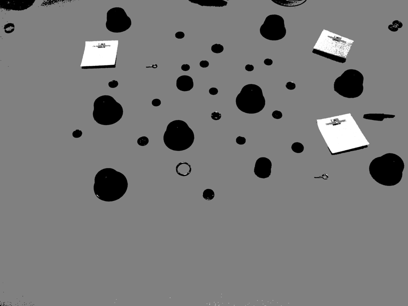
%> input picture P3/material/object.png, 408 x 306 px
$ octave ejercicio3a.m   (GNU Octave 9; MATLAB toolbox functions it lacks are replaced by stand-ins)
%> lines starting %> are read from the running program, lines starting %| are printed output that depends on the picture
### P3/Cierre.m
function [ ima_res ] = Cierre( ima, se )
%APERTURA Summary of this function goes here
%   Detailed explanation goes here
    ima_res = imerode(imdilate(ima, se), se);

end

### P3/Apertura.m
function [ ima_res ] = Apertura( ima, se )
%APERTURA Summary of this function goes here
%   Detailed explanation goes here
    ima_res = imdilate(imerode(ima, se), se);

end

### P1/getEnergia.m
function [ E ] = getEnergia( ima )
%GETENERGIA Summary of this function goes here
%   Detailed explanation goes here
    E = sum(double(ima(:)).^2);
end

### P3/ejercicio3a.m
% Limpiar espacio de trabajo
close all
clear all
clc

% Path para autoevaluacion
addpath('autoevaluacion')
addpath('material')

% Parametros
N = 100;
kernel_type = 'square';
ima = imread('object.png');
%> ima is the input picture: size 306x408 uint8; min 0, max 255, mean 121.8
mostrar = true;
delay = 0.00000001;


for n=fliplr(1:N)
    b_kernel = strel(kernel_type, n);
    ima_close = Cierre(ima, b_kernel);
    area_hist_close(n) = sum(ima_close(:));
    if mostrar
        imshow(ima_close);
        pause(delay)
    end
end
%> this loop made 100 passes
%> pass 1, in Cierre, `ima_res = imerode(imdilate(ima, se), se);`:
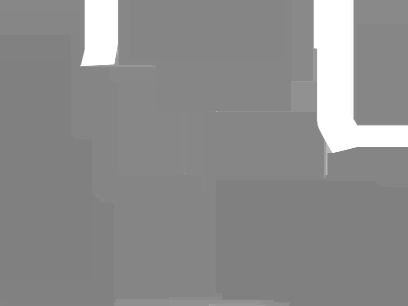
%> ima_res: size 306x408 uint8; min 128, max 255, mean 140.5
%> after the loop, area_hist_close = 100 values from 15212475 to 17538522

for n=1:N
    b_kernel = strel(kernel_type, n);
    ima_open = Apertura(ima, b_kernel);
    area_hist_open(n) = sum(ima_open(:));
    if mostrar
        imshow(ima_open);
        pause(delay)
    end
end
%> after the loop, area_hist_open = 100 values, max 15212475 at index 1, min 7722540 at index 100, mean 11115905.5


figure;
area_hist = [fliplr(area_hist_close), sum(ima(:)), area_hist_open];
%> area_hist = 201 values, max 17538522 at index 1, min 7722540 at index 201, mean 13861068.7
area_diff = abs([area_hist 0] - [0 area_hist]);
%> area_diff = 202 values, max 17538522 at index 1, min 0 at index 101, mean 173648.7
area_diff = area_diff(2:end-1);
%> area_diff = 200 values, max 334343 at index 139, min 0 at index 100, mean 49079.9
subplot(3, 3, [4 5 6])
plot([-(N-1):N], area_diff);
title({sprintf('Delta M, N=%d', N)})

E = getEnergia(ima);
%> in getEnergia, `E = sum(double(ima(:)).^2);`: E = 2019420901
%> E = 2019420901
subplot(3, 3, 2)
imshow(ima)
title({'Imagen original', sprintf('E = %g', E)})

% visualizar imagen
ima_cierre = Cierre(ima, strel(kernel_type, N));
E = getEnergia(ima_cierre);
%> E = 2588677982
subplot(3, 3, 1)
imshow(Cierre(ima_cierre, strel(kernel_type, N)));
title({sprintf('Cierre con %s de lado %d E = %g', kernel_type, N, E)})

% visualizar imagen
ima_apertura = Apertura(ima, strel(kernel_type, N));
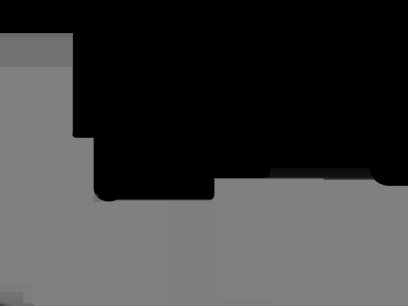
%> ima_apertura: size 306x408 uint8; min 0, max 128, mean 61.9
E = getEnergia(ima_apertura);
%> E = 977525862
subplot(3, 3, 3)
imshow(ima_apertura);
title({sprintf('Apertura con %s de lado %d E = %g', kernel_type, N, E)})

subplot(3, 3, [7 8 9])
plot([-N:N], area_hist);
title({sprintf('M, N=%d', N)})
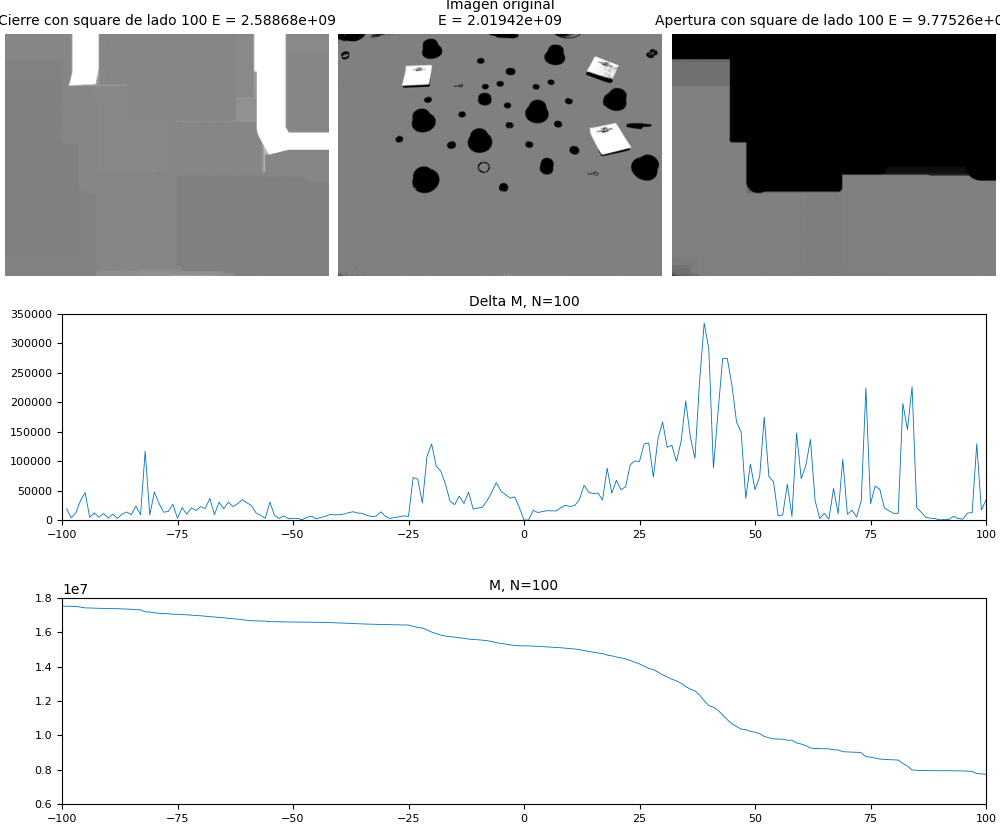
%> figure redrawn from the program's plot data, 5 panels
